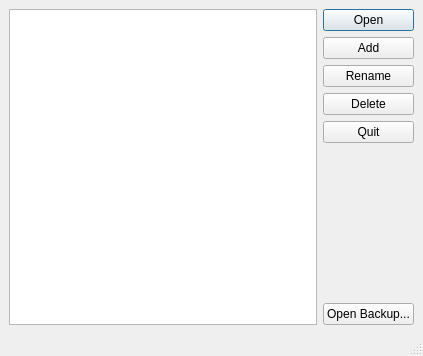
<?xml version="1.0" encoding="UTF-8"?>
<ui version="4.0">
 <class>MainWindow</class>
 <widget class="QMainWindow" name="MainWindow">
  <property name="geometry">
   <rect>
    <x>0</x>
    <y>0</y>
    <width>423</width>
    <height>356</height>
   </rect>
  </property>
  <property name="windowTitle">
   <string>Profiles</string>
  </property>
  <property name="windowIcon">
   <iconset resource="icons.qrc">
    <normaloff>:/icons/anki.png</normaloff>:/icons/anki.png</iconset>
  </property>
  <widget class="QWidget" name="centralwidget">
   <layout class="QVBoxLayout" name="verticalLayout_3">
    <item>
     <layout class="QHBoxLayout" name="horizontalLayout">
      <item>
       <layout class="QVBoxLayout" name="verticalLayout_2">
        <item>
         <widget class="QListWidget" name="profiles"/>
        </item>
       </layout>
      </item>
      <item>
       <layout class="QVBoxLayout" name="verticalLayout">
        <item>
         <widget class="QPushButton" name="login">
          <property name="text">
           <string>Open</string>
          </property>
          <property name="default">
           <bool>true</bool>
          </property>
         </widget>
        </item>
        <item>
         <widget class="QPushButton" name="add">
          <property name="text">
           <string>Add</string>
          </property>
         </widget>
        </item>
        <item>
         <widget class="QPushButton" name="rename">
          <property name="text">
           <string>Rename</string>
          </property>
         </widget>
        </item>
        <item>
         <widget class="QPushButton" name="delete_2">
          <property name="text">
           <string>Delete</string>
          </property>
         </widget>
        </item>
        <item>
         <widget class="QPushButton" name="quit">
          <property name="text">
           <string>Quit</string>
          </property>
         </widget>
        </item>
        <item>
         <spacer name="verticalSpacer">
          <property name="orientation">
           <enum>Qt::Vertical</enum>
          </property>
          <property name="sizeHint" stdset="0">
           <size>
            <width>20</width>
            <height>40</height>
           </size>
          </property>
         </spacer>
        </item>
        <item>
         <widget class="QPushButton" name="openBackup">
          <property name="text">
           <string>Open Backup...</string>
          </property>
         </widget>
        </item>
       </layout>
      </item>
     </layout>
    </item>
   </layout>
  </widget>
  <widget class="QMenuBar" name="menubar">
   <property name="enabled">
    <bool>false</bool>
   </property>
   <property name="geometry">
    <rect>
     <x>0</x>
     <y>0</y>
     <width>423</width>
     <height>22</height>
    </rect>
   </property>
  </widget>
  <widget class="QStatusBar" name="statusbar">
   <property name="enabled">
    <bool>false</bool>
   </property>
  </widget>
 </widget>
 <resources>
  <include location="icons.qrc"/>
 </resources>
 <connections/>
</ui>
